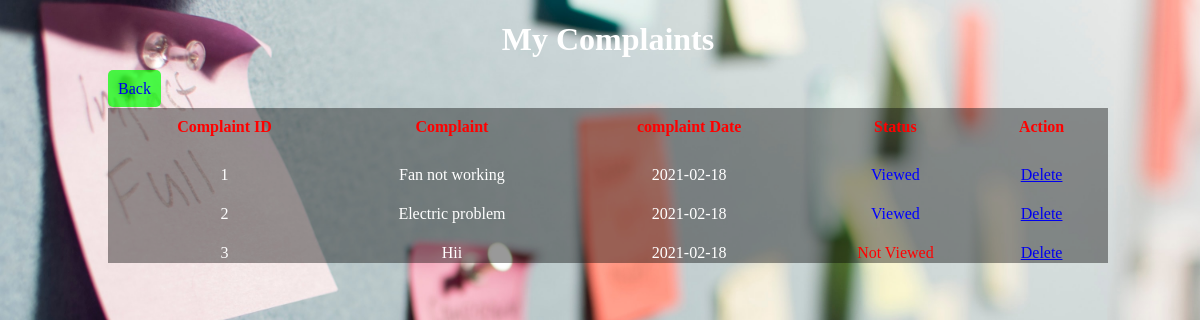
Screenshot of /view_complaint_stud.php (signed in) with the database file from the repository.
### tables this page shows
CREATE TABLE `complaint_tb` (
  `complaint_id` int(5) NOT NULL,
  `complaint` varchar(100) NOT NULL,
  `complaint_date` date NOT NULL,
  `login_id` int(10) NOT NULL,
  `complaint_status` enum('0','1','2','3') NOT NULL
);

### view_complaint_stud.php (the view, shortened to what this page needs)
<?php
	require('db_connectivity.php');
?>
<!DOCTYPE html>
<html>
	<head>
		<link rel="stylesheet" href="css/view_complaint.css">
	</head>
	<body class="table">
	 <div>
	    <h1>My Complaints</h1>
		<a class="add_new" href="stud_home.php">Back</a>
		<table>
			<thead>
				<tr>
					<th>Complaint ID</th>
					<th>Complaint</th>
					<th>complaint Date</th>
					<th>Status</th>
					<th>Action</th>
				</tr>
			</thead>
			<tbody>
				<?php
				     $id=$_SESSION['id'];
					$sql="select * from complaint_tb where login_id=$id";
					if(mysqli_query($mysql,$sql))
					{
						$result=mysqli_query($mysql,$sql);
						if(mysqli_num_rows($result)>0)
						{
							while($row=mysqli_fetch_assoc($result))
							{
								echo "<tr>
									<td>".$row['complaint_id']."</td>
									<td>".$row['complaint']."</td>
									<td>".$row['complaint_date']."</td>";
							if($row['complaint_status']=='0')
							     echo "<td style='color:red'>Not Viewed</td>";
							else if($row['complaint_status']=='1')
								 echo "<td style='color:blue'>Viewed</td>";
							else if($row['complaint_status']=='2')
								 echo "<td style='color:yellow'>Proceesing</td>";
							else if($row['complaint_status']=='3')
								 echo "<td style='color:green'>Completed</td>";
								echo "
									<td><a href='delete_complaint.php?id=".$row['complaint_id']."'>Delete</td>
								  </tr>";
							}
						}
					}
				?>
			</tbody>
		</table>
	  </div>
	</body>
</html>

### css/view_complaint.css (style rules this page uses)
.table { background-image:url("../img/complaint6.jpg"); background-size:cover; background-repeat:no-repeat; width:100%; }
h1 { text-align:center; color:white; }
table { border:0px solid; border-collapse:collapse; background-color:rgba(0,0,0,0.4); width:1000px; height:auto; margin-left:100px; padding:10px; margin-top:10px; }
th { margin-top:100px; border:0px solid; border-collapse:collapse; text-align:center; color:red; padding:10px; }
td { padding-top:20px; border:0px solid; margin-top:50px; border-collapse:collapse; text-align:center; color:white; }
.add_new { border:0px solid; text-decoration:none; border-radius:5px; background-color:rgba(0,255,0,0.7); margin-left:100px; width:100px; height:auto; padding:10px; }

### rows the page displays
complaint_tb: complaint_id "1", complaint "Fan not working", complaint_date "2021-02-18", complaint_status "Viewed"
complaint_tb: complaint_id "2", complaint "Electric problem", complaint_date "2021-02-18", complaint_status "Viewed"
complaint_tb: complaint_id "3", complaint "Hii", complaint_date "2021-02-18", complaint_status "Not Viewed"
